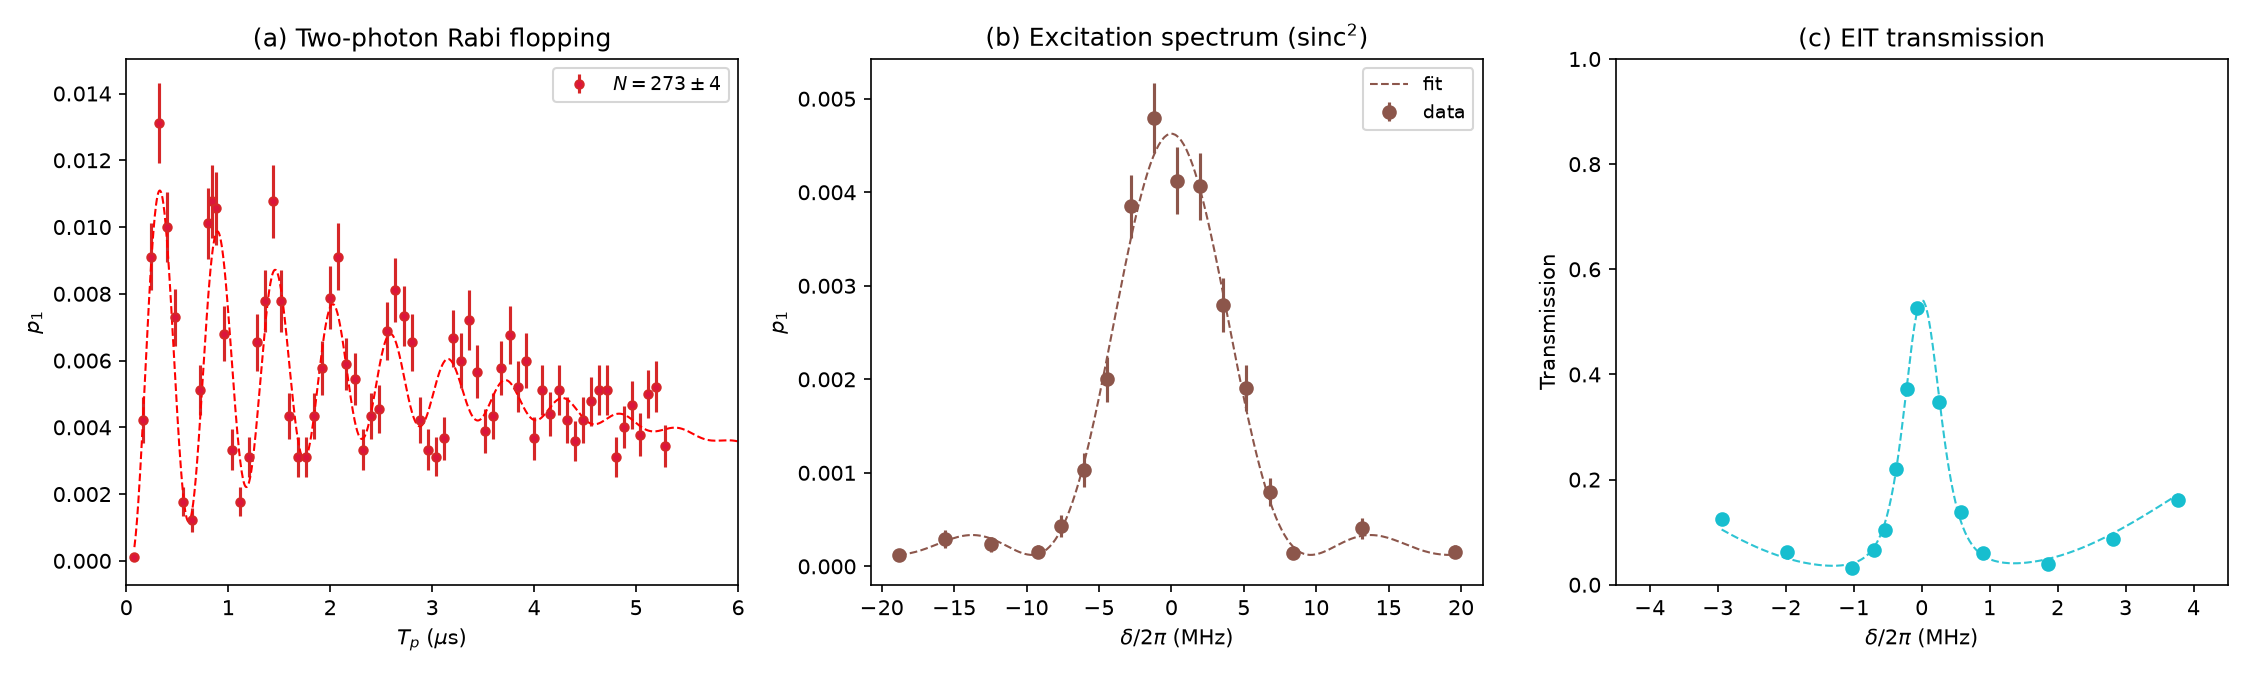

This chart was generated by the following Python code:
"""Experimental calibration fits underlying the g^(2)(T_s) measurement of
Y. Li, Y. Mei, H. Nguyen, P. R. Berman, A. Kuzmich, "Dynamics of
Collective-Dephasing-Induced Multiatom Entanglement," Phys. Rev. A 106,
L051701 (2022), Supplemental Material.

Three independent fits calibrate quantities used elsewhere in this package
(N = 273 atoms in g2_storage_time_fit.py and dephasing_dynamics_and_truncation.py):

(a) Two-photon Rabi flopping of the single-atom retrieval probability p1 vs.
    excitation pulse width, fit to a damped-oscillation model; the fitted
    Rabi frequency and decay set the effective atom number N via the
    collective enhancement sqrt(N) of the coupling Rabi frequency.
(b) The excitation-laser spectrum (retrieval efficiency vs. two-photon
    detuning for a fixed pulse), fit to a sinc^2 lineshape set by the
    Fourier-transform-limited excitation pulse.
(c) Electromagnetically-induced-transparency (EIT) transmission spectrum of
    the probe beam, fit to the standard three-level susceptibility, used to
    calibrate the optical depth and coupling Rabi frequency.

Source: Supplement figure.ipynb ("g2 revival" folder), the cells loading
rabi.csv / "exc spec.csv" / eit_35.csv and fitting simple_model / Lor / EIT
(cells ~31-44); the duplicate lmfit-based refit of the same Rabi data
(Parameters/minimize) was dropped as redundant with the curve_fit result it
reproduces. Data: rabi.csv, exc_spec.csv (originally "exc spec.csv"),
eit_35.csv, originally under "Many body rabi oscillation/simulation/dephasing/"
(referenced by relative path from Supplement figure.ipynb).
"""

from pathlib import Path

import matplotlib

matplotlib.use("Agg")
import matplotlib.pyplot as plt
import numpy as np
import pandas as pd
from scipy.optimize import curve_fit

DATA_DIR = Path(__file__).parent / "data"


def simple_model(x, a, alpha, beta, gamma, omega, x0):
    """Damped two-photon Rabi oscillation of the single-atom retrieval
    probability vs. pulse width x (us): a Gaussian envelope a*exp(-alpha*x^2)
    times (1 - a decaying cosine at frequency set by sqrt(omega))."""
    x = x - x0
    return a * np.exp(-alpha * x**2) * (
        1 - np.exp(-beta * x) * np.exp(-gamma * x**2) * np.cos(2 * np.pi * 9.2 * 10.6 / 2 / 480 * np.sqrt(omega) * x)
    )


def lorentzian_sinc2(x, a, x0, sigma, z):
    """sinc^2 lineshape of the excitation efficiency vs. two-photon detuning
    (Fourier-transform-limited square excitation pulse)."""
    return a * np.sinc((x - x0) * sigma) ** 2 + z


def eit_transmission(x, gamma_2, x0, omega_2, delta, a, b, od_0):
    """Standard three-level EIT transmission a*exp(-Im[OD]) + b vs. probe
    detuning x (MHz), with coupling Rabi frequency omega_2, two-photon
    detuning delta, and excited-state linewidth Gamma = 2*pi*6 MHz."""
    Gamma = 2 * np.pi * 6e6
    gamma_2 = 2 * np.pi * gamma_2
    omega_2 = 2 * np.pi * omega_2
    OD = (
        od_0
        * Gamma
        / 2
        * 4
        * (2 * np.pi * (x - x0) * 1e6 + complex(0, gamma_2 / 2))
        / (
            omega_2**2
            - 4 * (2 * np.pi * (x - x0) * 1e6 + 2 * np.pi * delta + complex(0, Gamma / 2))
            * (2 * np.pi * (x - x0) * 1e6 + complex(gamma_2 / 2))
        )
    )
    return a * np.exp(-OD.imag) + b


def main():
    fig, axes = plt.subplots(1, 3, figsize=(15, 4.5))

    # (a) Rabi flopping efficiency vs. pulse width
    rabi = pd.read_csv(DATA_DIR / "rabi.csv", dtype="float64")
    x_rabi = (rabi["pulse width"] / 1000).to_numpy()  # ns -> us
    y_rabi = rabi["eff"].to_numpy()
    sigma_rabi = rabi["eff err"].to_numpy()
    popt_rabi, pcov_rabi = curve_fit(
        simple_model,
        x_rabi,
        y_rabi,
        p0=[0.02, 0.015, 0.02, 0.054, 100, 0.1],
        bounds=([0, 0, 0, 0.054, 0, 0], [100, 100, 100, 0.055, 800, 100]),
        sigma=sigma_rabi,
        maxfev=20000,
    )
    print("Rabi-flopping fit [a, alpha, beta, gamma, omega, x0]:", popt_rabi)
    print("Rabi-flopping fit uncertainties:", np.sqrt(np.diag(pcov_rabi)))

    x_fit = np.linspace(min(x_rabi), max(x_rabi) * 1.2, 1000)
    axes[0].errorbar(x_rabi, y_rabi, yerr=sigma_rabi, fmt="o", color="tab:red",
                      markerfacecolor="crimson", label=r"$N = 273 \pm 4$", markersize=4)
    axes[0].plot(x_fit, simple_model(x_fit, *popt_rabi), "--", color="red", lw=1)
    axes[0].set_xlabel(r"$T_p$ ($\mu$s)")
    axes[0].set_ylabel(r"$p_1$")
    axes[0].set_xlim(0, 6)
    axes[0].legend(fontsize=9)
    axes[0].set_title("(a) Two-photon Rabi flopping")

    # (b) excitation spectrum, Lorentzian (sinc^2) fit
    spec = pd.read_csv(DATA_DIR / "exc_spec.csv", dtype="float64")
    x_spec = spec["freq"].to_numpy()
    y_spec = spec["eff"].to_numpy()
    sigma_spec = spec["eff err"].to_numpy()
    popt_spec, _ = curve_fit(lorentzian_sinc2, x_spec, y_spec, p0=[0.005, -1930, 0.1, 0.0001], sigma=sigma_spec)
    print("Excitation-spectrum fit [a, x0, sigma, z]:", popt_spec)

    x0_spec = popt_spec[1]
    x_fit_spec = np.linspace(min(x_spec), max(x_spec), 200)
    axes[1].errorbar(x_spec - x0_spec, y_spec, yerr=sigma_spec, fmt="o", color="tab:brown", label="data")
    axes[1].plot(x_fit_spec - x0_spec, lorentzian_sinc2(x_fit_spec, *popt_spec), "--", lw=1,
                 color="tab:brown", label="fit")
    axes[1].set_xlabel(r"$\delta/2\pi$ (MHz)")
    axes[1].set_ylabel(r"$p_1$")
    axes[1].legend(fontsize=9)
    axes[1].set_title("(b) Excitation spectrum (sinc$^2$)")

    # (c) EIT transmission fit
    df_eit = pd.read_csv(DATA_DIR / "eit_35.csv")
    x_eit = -df_eit["freq"].to_numpy()
    y_eit = df_eit["norm eff"].to_numpy()
    popt_eit, _ = curve_fit(
        eit_transmission,
        x_eit,
        y_eit,
        p0=[0.02e6, -2504, 2e6, 0.1e6, 1, 0, 3],
        bounds=([0, -np.inf, 0, 0, 0, 0, 0], [np.inf, 0, np.inf, 2e6, 2, 1, 5]),
        maxfev=200000,
    )
    print("EIT fit [gamma_2, x0, omega_2, delta, a, b, od_0]:", popt_eit)

    x_fit_eit = np.linspace(min(x_eit), max(x_eit), 200)
    axes[2].plot(x_eit + 2503.97, y_eit, "o", color="tab:cyan", label="EIT")
    axes[2].plot(x_fit_eit + 2503.97, eit_transmission(x_fit_eit, *popt_eit), "--", color="tab:cyan", alpha=0.9, lw=1)
    axes[2].set_xlabel(r"$\delta/2\pi$ (MHz)")
    axes[2].set_ylabel("Transmission")
    axes[2].set_ylim(0, 1)
    axes[2].set_xlim(-4.5, 4.5)
    axes[2].set_title("(c) EIT transmission")

    fig.tight_layout()
    fig.savefig(Path(__file__).with_suffix(".png"), dpi=150)


if __name__ == "__main__":
    main()
